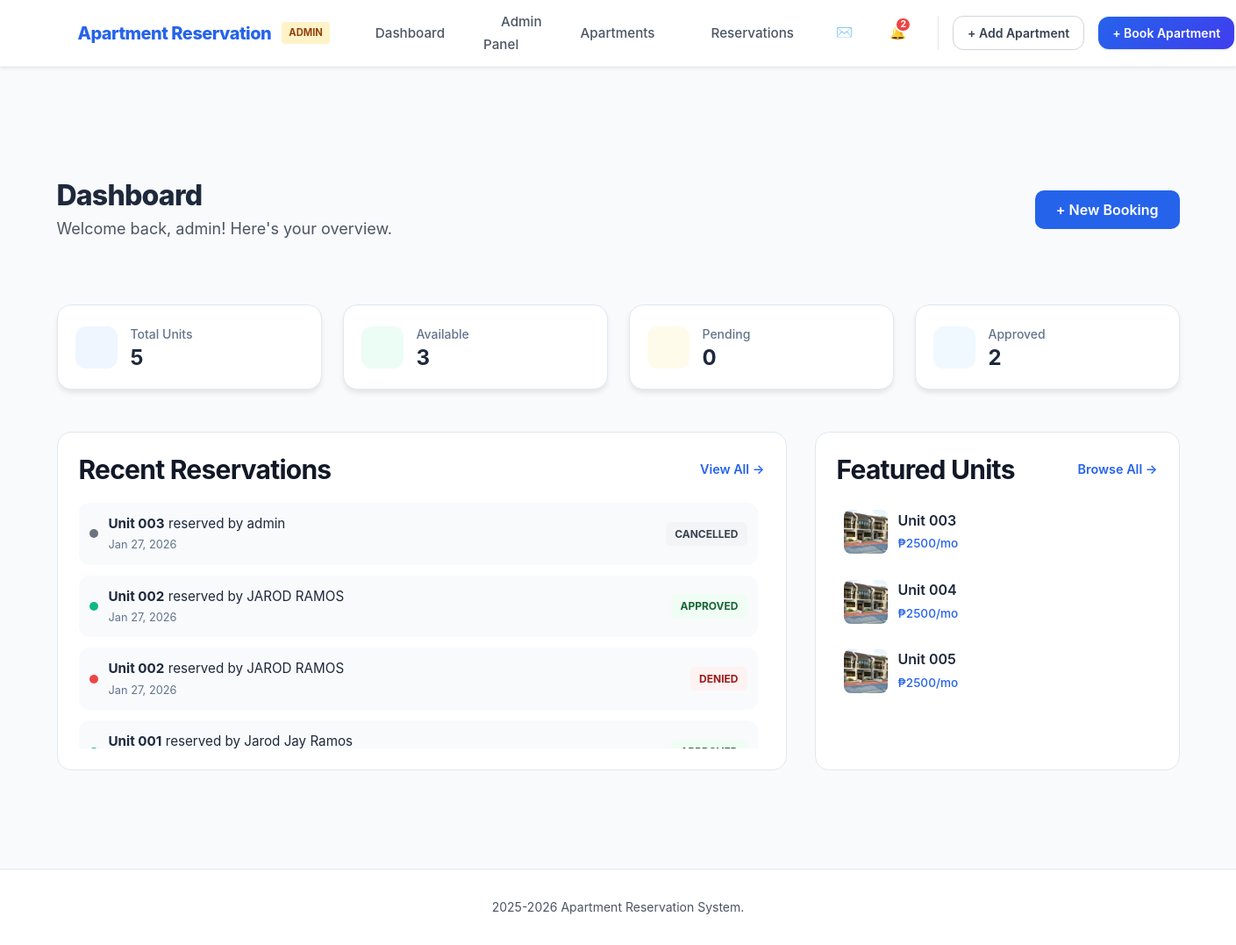
Screenshot of / (signed in) with the database file from the repository.
### reservations/models.py (models this page shows, shortened)
class Reservation(models.Model):
    STATUS_CHOICES = [
        ('pending', 'Pending Approval'),
        ('approved', 'Approved'),
        ('denied', 'Denied'),
        ('cancelled', 'Cancelled'),
        ('completed', 'Completed'),
    ]
    user = models.ForeignKey(User, on_delete=models.CASCADE, related_name='reservations')
    apartment = models.ForeignKey(Apartment, on_delete=models.CASCADE, related_name='reservations')
    check_in = models.DateField()
    total_price = models.DecimalField(max_digits=10, decimal_places=2, blank=True, null=True)  # Make nullable since no months to calculate
    status = models.CharField(max_length=20, choices=STATUS_CHOICES, default='pending')
    special_requests = models.TextField(blank=True)
    reviewed_by = models.ForeignKey(User, on_delete=models.SET_NULL, null=True, blank=True, related_name='reviewed_reservations')
    reviewed_at = models.DateTimeField(null=True, blank=True)
    admin_notes = models.TextField(blank=True)
    created_at = models.DateTimeField(auto_now_add=True)
    updated_at = models.DateTimeField(auto_now=True)
    class Meta:
        ordering = ['-created_at']

class Apartment(models.Model):
    STATUS_CHOICES = [
        ('available', 'Available'),
        ('occupied', 'Occupied'),
        ('maintenance', 'Maintenance'),
    ]
    APARTMENT_TYPES = [
        ('studio', 'Studio'),
        ('1br', '1 Bedroom'),
        ('2br', '2 Bedrooms'),
        ('3br', '3 Bedrooms'),
        ('penthouse', 'Penthouse'),
    ]
    name = models.CharField(max_length=100, verbose_name="Compound Name")
    apartment_type = models.CharField(max_length=20, choices=APARTMENT_TYPES)
    floor = models.IntegerField(validators=[MinValueValidator(1), MaxValueValidator(50)])
    unit_number = models.CharField(max_length=10, unique=True, verbose_name="Unit/House Number")
    price_per_month = models.DecimalField(max_digits=10, decimal_places=2)
    size_sqm = models.DecimalField(max_digits=6, decimal_places=2)
    bedrooms = models.IntegerField(validators=[MinValueValidator(0)])
    bathrooms = models.IntegerField(validators=[MinValueValidator(1)])
    status = models.CharField(max_length=20, choices=STATUS_CHOICES, default='available')
    description = models.TextField()
    amenities = models.TextField(help_text='Comma-separated amenities')
    image = models.ImageField(upload_to='apartments/', blank=True, null=True)
    created_at = models.DateTimeField(auto_now_add=True)
    updated_at = models.DateTimeField(auto_now=True)
    class Meta:
        ordering = ['floor', 'unit_number']

### reservations/views.py (the view)
# urls.py: path('', views.dashboard_view, name='dashboard'),
@login_required
def dashboard_view(request):
    total_apartments = Apartment.objects.count()
    available_apartments = Apartment.objects.filter(status='available').count()
    unread_notifications = Notification.objects.filter(user=request.user, is_read=False).count()
    if request.user.is_staff:
        all_reservations = Reservation.objects.all()
        pending_reservations = all_reservations.filter(status='pending').count()
        approved_reservations = all_reservations.filter(status='approved').count()
        recent_reservations = Reservation.objects.all().order_by('-created_at')[:5]
        reservations_to_review = Reservation.objects.filter(status='pending').order_by('-created_at')[:5]
    else:
        user_reservations = Reservation.objects.filter(user=request.user)
        pending_reservations = user_reservations.filter(status='pending').count()
        approved_reservations = user_reservations.filter(status='approved').count()
        recent_reservations = user_reservations[:5]
        reservations_to_review = None
    featured_apartments = Apartment.objects.filter(status='available')[:6]
    context = {
        'total_apartments': total_apartments,
        'available_apartments': available_apartments,
        'pending_reservations': pending_reservations,
        'approved_reservations': approved_reservations,
        'recent_reservations': recent_reservations,
        'featured_apartments': featured_apartments,
        'unread_notifications': unread_notifications,
        'reservations_to_review': reservations_to_review,  # Only for admin
        'is_admin': request.user.is_staff,
    }
    return render(request, 'reservations/dashboard.html', context)

### reservations/templates/reservations/dashboard.html (shortened to what this page needs)
{% extends 'base.html' %}
{% block content %}
<div class="container dashboard">
    <div class="page-header">
        <div>
            <h1 class="main-title">Dashboard</h1>
            <p class="subtitle">Welcome back, {{ user.first_name|default:user.username }}! Here's your overview.</p>
        </div>
        <div class="header-actions">
            <a href="{% url 'reservation_create' %}" class="btn-primary-style">+ New Booking</a>
        </div>
    </div>
    <div class="stats-grid">
        <div class="stat-card">
            <div class="stat-icon primary"></div>
            <div class="stat-info">
                <span class="stat-label">Total Units</span>
                <h3 class="stat-value">{{ total_apartments }}</h3>
            </div>
        </div>
        <div class="stat-card">
            <div class="stat-icon success"></div>
            <div class="stat-info">
                <span class="stat-label">Available</span>
                <h3 class="stat-value">{{ available_apartments }}</h3>
            </div>
        </div>
        <div class="stat-card">
            <div class="stat-icon warning"></div>
            <div class="stat-info">
                <span class="stat-label">Pending</span>
                <h3 class="stat-value">{{ pending_reservations }}</h3>
            </div>
        </div>
        <div class="stat-card">
            <div class="stat-icon info"></div>
            <div class="stat-info">
                <span class="stat-label">Approved</span>
                <h3 class="stat-value">{{ approved_reservations }}</h3>
            </div>
        </div>
    </div>
    <div class="dashboard-main-grid">
        <div class="dashboard-column shadow-card">
            <div class="column-header">
                <h2>Recent Reservations</h2>
                <a href="{% url 'reservation_list' %}" class="link-action">View All →</a>
            </div>
            {% if recent_reservations %}
            <div class="activity-feed-container">
                <div class="activity-feed">
                    {% for reservation in recent_reservations %}
                    <div class="activity-item">
                        <div class="activity-icon {{ reservation.status }}"></div>
                        <div class="activity-content">
                            <p><strong>Unit {{ reservation.apartment.unit_number }}</strong> reserved by {{ reservation.user.get_full_name|default:reservation.user.username }}</p>
                            <span class="activity-time">{{ reservation.created_at|date:"M d, Y" }}</span>
                        </div>
                        <span class="badge-status {{ reservation.status }}">{{ reservation.get_status_display }}</span>
                    </div>
                    {% endfor %}
                </div>
            </div>
            {% else %}
            <div class="empty-placeholder">
                <p>No recent activity found.</p>
            </div>
            {% endif %}
        </div>
        <div class="dashboard-column shadow-card">
            <div class="column-header">
                <h2>Featured Units</h2>
                <a href="{% url 'apartment_list' %}" class="link-action">Browse All →</a>
            </div>
            <div class="mini-unit-list">
                {% for apartment in featured_apartments|slice:":3" %}
                <a href="{% url 'apartment_detail' apartment.pk %}" class="mini-unit-item">
                    {% if apartment.image %}
                    <img src="{{ apartment.image.url }}" alt="Unit">
                    {% else %}
                    <div class="mini-img-placeholder"></div>
                    {% endif %}
                    <div class="mini-unit-details">
                        <span class="unit-code">Unit {{ apartment.unit_number }}</span>
                        <span class="unit-price">₱{{ apartment.price_per_month|floatformat:0 }}/mo</span>
                    </div>
                </a>
                {% endfor %}
            </div>
        </div>
    </div>
</div>
{% endblock %}

### reservations/static/css/styles.css (style rules this page uses)
* { margin: 0; padding: 0; box-sizing: border-box; }
:root { --primary: rgb(61, 64, 224); --primary-dark: rgb(64, 61, 238); --primary-light: rgb(68, 178, 214); --primary-subtle: #dbeafe; --accent: #f59e0b; --accent-dark: #d97706; --accent-light: #fbbf24; --danger: #ef4444; --danger-dark: #dc2626; --success: #10b981; --success-dark: #059669; --warning: #f59e0b; --info: #3b82f6; --available: #10b981; --occupied: #ef4444; --maintenance: #f59e0b; --pending: #f59e0b; --confirmed: #10b981; --cancelled: #6b7280; --completed: #3b82f6; --white: #ffffff; --gray-50: #f9fafb; --gray-100: #f3f4f6; --gray-200: #e5e7eb; --gray-300: #d1d5db; --gray-400: #9ca3af; --gray-500: #6b7280; --gray-600: #4b5563; --gray-700: #374151; --gray-800: #1f2937; --gray-900: #111827; --black: #000000; --space-1: 0.25rem; --space-2: 0.5rem; --space-3: 0.75rem; --space-4: 1rem; --space-5: 1.25rem; --space-6: 1.5rem; --space-8: 2rem; --space-10: 2.5rem; --space-12: 3rem; --space-16: 4rem; --radius-sm: 0.375rem; --radius-md: 0.5rem; --radius-lg: 0.75rem; --radius-xl: 1rem; --radius-2xl: 1.5rem; --radius-full: 9999px; --shadow-xs: 0 1px 2px 0 rgb(0 0 0 / 0.05); --shadow-sm: 0 1px 3px 0 rgb(0 0 0 / 0.1), 0 1px 2px -1px rgb(0 0 0 / 0.1); --shadow-md: 0 4px 6px -1px rgb(0 0 0 / 0.1), 0 2px 4px -2px rgb(0 0 0 / 0.1); --shadow-lg: 0 10px 15px -3px rgb(0 0 0 / 0.1), 0 4px 6px -4px rgb(0 0 0 / 0.1); --shadow-xl: 0 20px 25px -5px rgb(0 0 0 / 0.1), 0 8px 10px -6px rgb(0 0 0 / 0.1); --shadow-2xl: 0 25px 50px -12px rgb(0 0 0 / 0.25); --font-xs: 0.75rem; --font-sm: 0.875rem; --font-base: 1rem; --font-lg: 1.125rem; --font-xl: 1.25rem; --font-2xl: 1.5rem; --font-3xl: 1.875rem; --font-4xl: 2.25rem; --transition-fast: 150ms cubic-bezier(0.4, 0, 0.2, 1); --transition-base: 200ms cubic-bezier(0.4, 0, 0.2, 1); --transition-slow: 300ms cubic-bezier(0.4, 0, 0.2, 1); }
body { font-family: -apple-system, BlinkMacSystemFont, 'Segoe UI', Roboto, 'Helvetica Neue', Arial, sans-serif; background-color: var(--gray-50); color: var(--gray-900); line-height: 1.6; min-height: 100vh; display: flex; flex-direction: column; -webkit-font-smoothing: antialiased; -moz-osx-font-smoothing: grayscale; }
h1, h2, h3, h4, h5, h6 { font-weight: 700; line-height: 1.2; letter-spacing: -0.025em; color: var(--gray-900); }
h1 { font-size: var(--font-4xl); }
h2 { font-size: var(--font-3xl); }
h3 { font-size: var(--font-2xl); }
a { color: var(--primary); text-decoration: none; transition: color var(--transition-base); }
.container { max-width: 1280px; margin: 0 auto; padding: 0 var(--space-6); }
.page-header { display: flex; justify-content: space-between; align-items: center; margin-bottom: var(--space-8); padding: var(--space-8) 0; }
.page-header h1 { margin-bottom: var(--space-1); }
.page-header p { color: var(--gray-600); font-size: var(--font-lg); }
.stat-card { background: linear-gradient(135deg, var(--white) 0%, var(--gray-50) 100%); padding: var(--space-8); border-radius: var(--radius-2xl); box-shadow: var(--shadow-md); display: flex; align-items: center; gap: var(--space-6); transition: all var(--transition-slow); border: 1px solid var(--gray-100); }
.stat-icon { font-size: 3.5rem; line-height: 1; }
.stat-value { font-size: 2.5rem; font-weight: 800; color: var(--gray-900); letter-spacing: -0.025em; }
.dashboard { padding: var(--space-8) 0; }
.stats-grid { display: grid; grid-template-columns: repeat(auto-fit, minmax(280px, 1fr)); gap: var(--space-6); margin-bottom: var(--space-12); }

### rows the page displays
Reservation: apartment.unit_number "003", user.get_full_name "admin", created_at "Jan 27, 2026", status "CANCELLED"
Reservation: apartment.unit_number "002", user.get_full_name "JAROD RAMOS", created_at "Jan 27, 2026", status "APPROVED"
Reservation: apartment.unit_number "002", user.get_full_name "JAROD RAMOS", created_at "Jan 27, 2026", status "DENIED"
Reservation: apartment.unit_number "001", user.get_full_name "Jarod Jay Ramos"
Apartment: image (picture), unit_number "003", price_per_month "2500"
Apartment: image (picture), unit_number "004", price_per_month "2500"
Apartment: image (picture), unit_number "005", price_per_month "2500"

### other values shown
{{ unread_notifications }} "2"
{{ user.first_name|default:user.username }} "admin"
{{ total_apartments }} "5"
{{ available_apartments }} "3"
{{ pending_reservations }} "0"
{{ approved_reservations }} "2"
